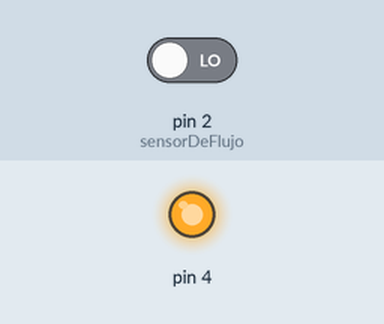
Bench run of a sketch on a simulated Arduino Uno, built with avr-gcc and run on an emulated ATmega328P. Parts: output pins drawn as LEDs (lit = HIGH). Inputs (shaded band) come from the test bench; at power-on: pin 2 (sensorDeFlujo) LOW. What the sketch prints to the serial monitor is not drawn.

Above: at 0.1 s.
Timing chart, 0 to 1.6 s (numbered marks = the images above):
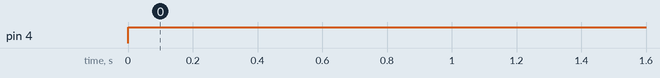

Measured:
- by itself, pin 4: LOW → HIGH at 0.00 s

The sketch:

flujo.ino
```cpp
volatile int pulsos; // Cantidad de pulsos del sensor. Como se usa dentro de una interrupcion debe ser volatile
#define sensorDeFlujo 2 //Pin al que se conecta el sensor. DEBE ser 2 porque es unico que acepta interrpciones en el Arduino UNO
double milis;
void flujo () // Funcion de interrupcion

{
  pulsos++; // Simplemente sumar el numero de pulsos

}

void setup()

{
  Serial.begin(9600);
    pinMode(sensorDeFlujo, INPUT);
  pinMode(4, OUTPUT);

  attachInterrupt(0, flujo, RISING);

}

void loop ()
{
int cant= 500;
  Serial.print("mililitros: ");
  milis = pulsos * 1.77304965;
  Serial.println(milis);
  Serial.print("      need: ");
  Serial.println(cant);

  // 500ml es aprox 282 pulsaciones +-2

  if (cant <= milis) {
    digitalWrite (4, LOW);
  }
  if (cant > milis) {
    digitalWrite(4, HIGH);
  }

}
```
